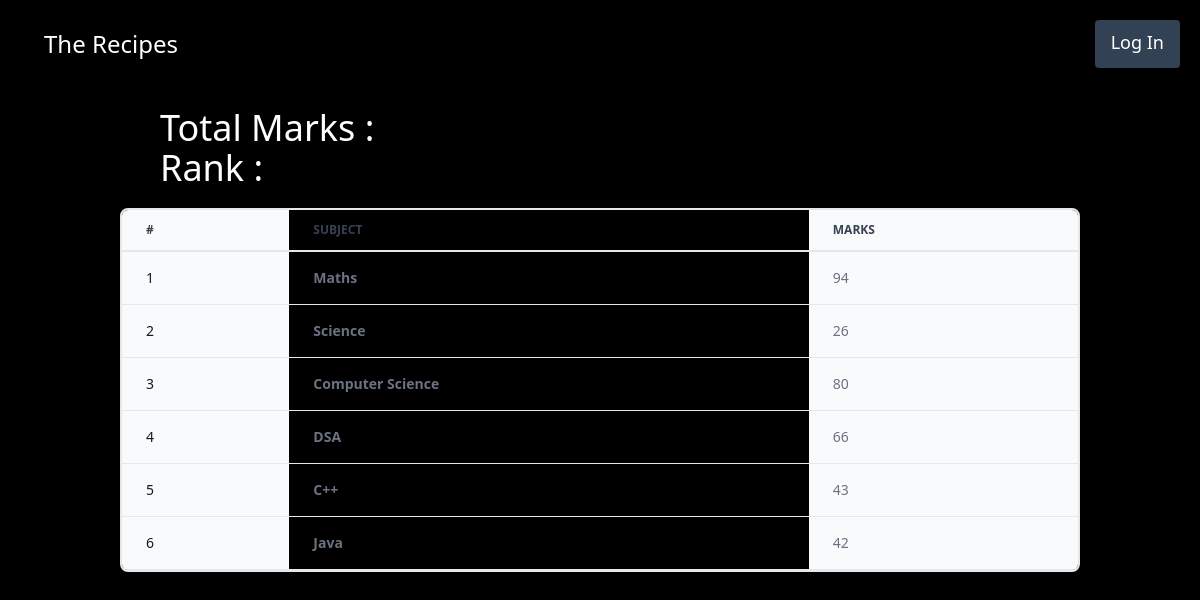
/vege/seemarks/STU-0897, run on the app's committed database.
### vege/models.py (models this page shows, shortened)
class SubjectMarks(models.Model):
    student = models.ForeignKey(
        Student, related_name="studentmarks", on_delete=models.CASCADE)
    subject = models.ForeignKey(Subject, on_delete=models.CASCADE)
    marks = models.IntegerField()
    class Meta:
        unique_together = ["student", "subject"]

class Subject(models.Model):
    subject_name = models.CharField(max_length=100)
    def __str__(self) -> str:
        return self.subject_name

### vege/views.py (the view)
def see_marks(request, student_id):
    queryset = SubjectMarks.objects.filter(
        student__student_id__student_id=student_id)
    total_marks = queryset.aaggregate(total_marks=Sum("marks"))
    return render(request, template_name="seeMarks.html", context={"qs": queryset, "total_marks": total_marks})

### vege/templates/seeMarks.html
{% extends 'base2.html' %}
{% block start %}
  <div class="mx-40 my-5">
    <h1 class="text-4xl">Total Marks : {{ total_marks.total_marks }}</h1>
    <h1 class="text-4xl">Rank : </h1>
  </div>
  <div class="relative overflow-x-auto shadow-md sm:rounded-lg mx-[10vw] border-2 dark:bg-slate-800 dark:text-white dark:text-slate-400">
    <table class="w-full text-sm text-left rtl:text-right text-gray-500 dark:text-gray-400">
      <thead class="text-xs border-b-2 text-gray-700 uppercase dark:text-gray-400">
        <tr>
          <th scope="col" class="px-6 py-3 bg-gray-50 dark:bg-gray-800">#</th>
          <th scope="col" class="px-6 py-3">
            <b>Subject</b>
          </th>
          <th scope="col" class="px-6 py-3 bg-gray-50 dark:bg-gray-800">Marks</th>
        </tr>
      </thead>
      <tbody>
        {% for m in qs %}
          <tr class="border-b border-gray-200 dark:border-gray-700">
            <th scope="row" class="px-6 py-4 font-medium text-gray-900 whitespace-nowrap bg-gray-50 dark:text-white dark:bg-gray-800">{{ forloop.counter }}</th>
            <td class="px-6 py-4">
              <b>{{ m.subject }}</b>
            </td>
            <td class="px-6 py-4 bg-gray-50 dark:bg-gray-800">{{ m.marks }}</td>
          </tr>
        {% endfor %}
      </tbody>
    </table>
  </div>
{% endblock %}

### vege/templates/base2.html (style rules this page uses)
body { background-color: black; color: white; }

### data on the page
SubjectMarks: subject "Maths", marks "94"
SubjectMarks: subject "Science", marks "26"
SubjectMarks: subject "Computer Science", marks "80"
SubjectMarks: subject "DSA", marks "66"
SubjectMarks: subject "C++", marks "43"
SubjectMarks: subject "Java", marks "42"
